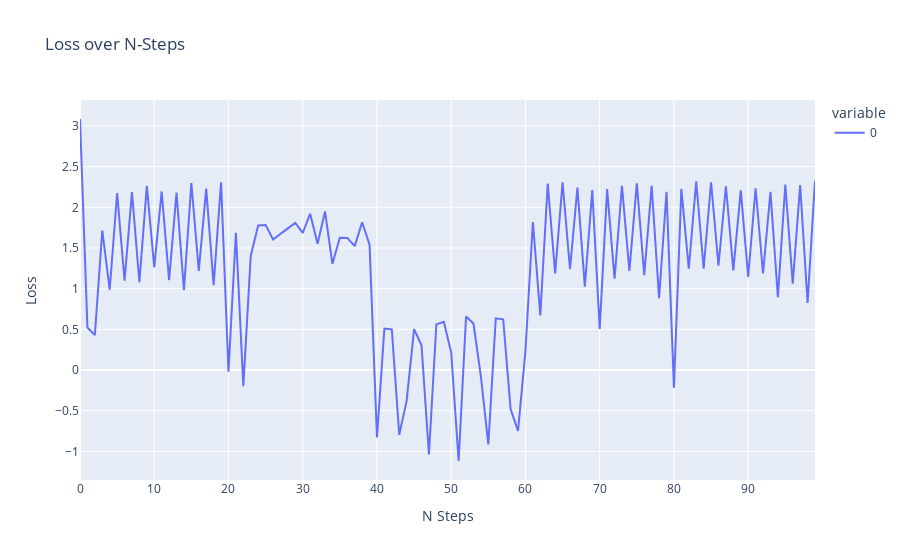

The cell this chart's notebook holds for it:
### Code cell
actor = Actor(3,1)
critic = Critic(3,1)

agent = DDPGAgent(actor,max_steps=10000)

pipe = GymTransformBlock(agent=agent,n=1000,bs=10)(['Pendulum-v1'])
pipe = StepBatcher(pipe)

pipe = ActorLossProcessor(pipe,critic,actor)

pipe_loss = LossCollector(pipe,main_buffers=[[]])
pipe = BasicOptStepper(pipe_loss,actor,1e-3)
list(pipe)
pipe_loss.show()

### Figure 1 — Plotly figure (JSON) as saved in the notebook; plotly's stock layout.template omitted (floating-point values rounded to 4 significant figures)
{"data": [{"hovertemplate": "variable=0<br>N Steps=%{x}<br>Loss=%{y}<extra></extra>", "legendgroup": "0", "line": {"color": "#636efa", "dash": "solid"}, "marker": {"symbol": "circle"}, "mode": "lines", "name": "0", "orientation": "v", "showlegend": true, "type": "scatter", "x": [0, 1, 2, 3, 4, 5, 6, 7, 8, 9, 10, 11, 12, 13, 14, 15, 16, 17, 18, 19, 20, 21, 22, 23, 24, 25, 26, 27, 28, 29, 30, 31, 32, 33, 34, 35, 36, 37, 38, 39, 40, 41, 42, 43, 44, 45, 46, 47, 48, 49, 50, 51, 52, 53, 54, 55, 56, 57, 58, 59, 60, 61, 62, 63, 64, 65, 66, 67, 68, 69, 70, 71, 72, 73, 74, 75, 76, 77, 78, 79, 80, 81, 82, 83, 84, 85, 86, 87, 88, 89, 90, 91, 92, 93, 94, 95, 96, 97, 98, 99], "xaxis": "x", "y": [3.086, 0.5218, 0.4292, 1.716, 0.9871, 2.176, 1.099, 2.186, 1.079, 2.262, 1.261, 2.195, 1.104, 2.181, 0.9824, 2.298, 1.218, 2.23, 1.044, 2.308, -0.02156, 1.686, -0.1976, 1.406, 1.778, 1.784, 1.605, 1.678, 1.741, 1.809, 1.687, 1.921, 1.551, 1.95, 1.306, 1.626, 1.624, 1.522, 1.817, 1.541, -0.8295, 0.5098, 0.5, -0.7975, -0.3768, 0.5022, 0.304, -1.039, 0.5612, 0.5921, 0.2161, -1.118, 0.6586, 0.5709, -0.08134, -0.9141, 0.6352, 0.6236, -0.4794, -0.7474, 0.2391, 1.82, 0.6715, 2.293, 1.188, 2.307, 1.238, 2.241, 1.026, 2.213, 0.5056, 2.224, 1.124, 2.263, 1.219, 2.294, 1.166, 2.263, 0.8821, 2.192, -0.2161, 2.224, 1.247, 2.319, 1.245, 2.308, 1.284, 2.259, 1.225, 2.207, 1.145, 2.234, 1.186, 2.191, 0.8944, 2.279, 1.062, 2.274, 0.8249, 2.325], "yaxis": "y"}], "layout": {"legend": {"title": {"text": "variable"}, "tracegroupgap": 0}, "title": {"text": "Loss over N-Steps"}, "xaxis": {"anchor": "y", "domain": [0, 1], "title": {"text": "N Steps"}}, "yaxis": {"anchor": "x", "domain": [0, 1], "title": {"text": "Loss"}}}}
